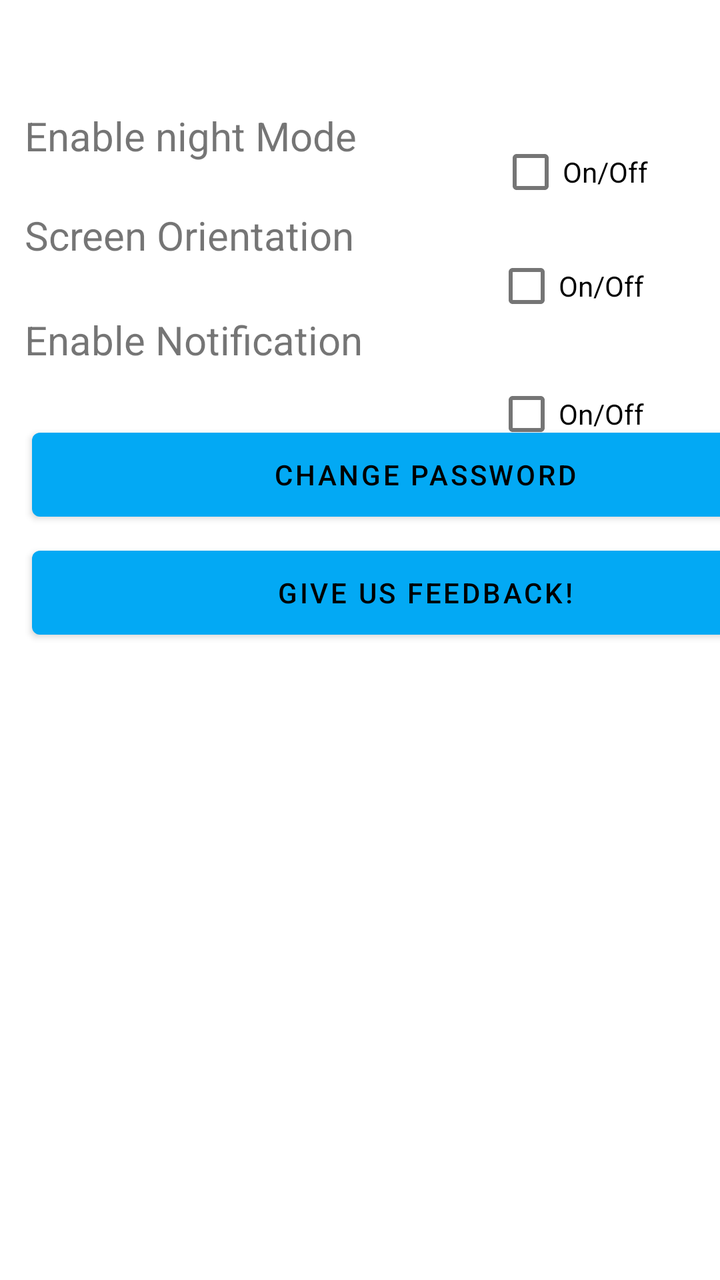
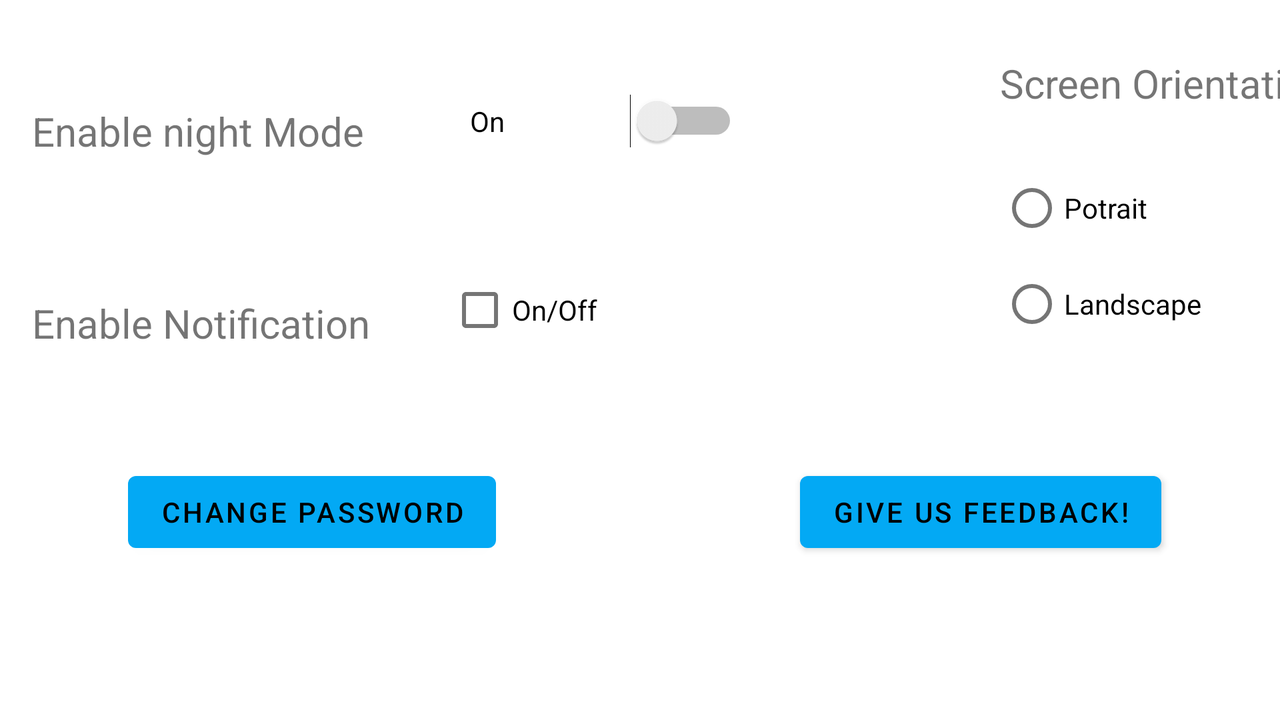

An Android layout and its configuration variant, each rendered on a device that would load it. The default file and the variant file are quoted in full after the pictures.
<!-- AndroidManifest.xml: application theme Theme.SmartParking -->
<!-- res/layout/fragment_settings.xml -->
<?xml version="1.0" encoding="utf-8"?>
<androidx.constraintlayout.widget.ConstraintLayout xmlns:android="http://schemas.android.com/apk/res/android"
    xmlns:app="http://schemas.android.com/apk/res-auto"
    xmlns:tools="http://schemas.android.com/tools"
    android:id="@+id/setting"
    android:layout_width="match_parent"
    android:layout_height="match_parent"
    tools:context=".FragmentSettings">

    

    <TextView
        android:id="@+id/textView33"
        android:layout_width="195dp"
        android:layout_height="50dp"
        android:text="Enable night Mode"
        android:textSize="20sp"
        app:layout_constraintBottom_toBottomOf="parent"
        app:layout_constraintEnd_toEndOf="parent"
        app:layout_constraintHorizontal_bias="0.074"
        app:layout_constraintStart_toStartOf="parent"
        app:layout_constraintTop_toTopOf="parent"
        app:layout_constraintVertical_bias="0.092" />

    <CheckBox
        android:id="@+id/night_mode_switch"
        android:layout_width="175dp"
        android:layout_height="46dp"
        android:layout_marginStart="42dp"
        android:layout_marginTop="63dp"
        android:text="On/Off"
        app:layout_constraintStart_toEndOf="@+id/textView33"
        app:layout_constraintTop_toTopOf="parent" />

    <TextView
        android:id="@+id/orientation_title"
        android:layout_width="195dp"
        android:layout_height="50dp"
        android:text="Screen Orientation"
        android:textSize="20sp"
        app:layout_constraintBottom_toBottomOf="parent"
        app:layout_constraintEnd_toEndOf="parent"
        app:layout_constraintHorizontal_bias="0.074"
        app:layout_constraintStart_toStartOf="parent"
        app:layout_constraintTop_toTopOf="parent"
        app:layout_constraintVertical_bias="0.176" />

    <CheckBox
        android:id="@+id/orientation_switch"
        android:layout_width="175dp"
        android:layout_height="46dp"
        android:layout_marginStart="40dp"
        android:layout_marginTop="120dp"
        android:text="On/Off"
        app:layout_constraintStart_toEndOf="@+id/orientation_title"
        app:layout_constraintTop_toTopOf="parent" />

    <TextView
        android:id="@+id/notification_title"
        android:layout_width="195dp"
        android:layout_height="50dp"
        android:text="Enable Notification"
        android:textSize="20sp"
        app:layout_constraintBottom_toBottomOf="parent"
        app:layout_constraintEnd_toEndOf="parent"
        app:layout_constraintHorizontal_bias="0.074"
        app:layout_constraintStart_toStartOf="parent"
        app:layout_constraintTop_toTopOf="parent"
        app:layout_constraintVertical_bias="0.265" />

    <CheckBox
        android:id="@+id/notification_switch"
        android:layout_width="175dp"
        android:layout_height="46dp"
        android:layout_marginStart="40dp"
        android:layout_marginTop="184dp"
        android:text="On/Off"
        app:layout_constraintStart_toEndOf="@+id/notification_title"
        app:layout_constraintTop_toTopOf="parent" />

    <Button
        android:id="@+id/settings_change_password_button"
        android:layout_width="393dp"
        android:layout_height="54dp"
        android:layout_marginStart="16dp"
        android:layout_marginTop="4dp"
        android:text="Change Password"
        app:layout_constraintStart_toStartOf="parent"
        app:layout_constraintTop_toBottomOf="@+id/notification_title" />

    <Button
        android:id="@+id/give_feedback_button"
        android:layout_width="393dp"
        android:layout_height="54dp"
        android:layout_marginStart="16dp"
        android:layout_marginTop="5dp"
        android:text="Give us Feedback!"
        app:layout_constraintStart_toStartOf="parent"
        app:layout_constraintTop_toBottomOf="@+id/settings_change_password_button" />
</androidx.constraintlayout.widget.ConstraintLayout>
<!-- resources referenced by this layout -->
<resources>
  <style name="Theme.SmartParking" parent="Theme.MaterialComponents.DayNight.DarkActionBar">
          
          <item name="colorPrimary">#03A9F4</item>
          <item name="colorPrimaryVariant">@color/purple_700</item>
          <item name="colorOnPrimary">@color/black</item>
          
          <item name="colorSecondary">@color/teal_200</item>
          <item name="colorSecondaryVariant">@color/teal_700</item>
          <item name="colorOnSecondary">@color/black</item>
          
          <item name="android:statusBarColor">?attr/colorPrimary</item>
          
      </style>
</resources>
<!-- res/layout-land/fragment_settings.xml (the repository's variant of the layout above) -->
<!-- drawn on the phone turned sideways -->
<?xml version="1.0" encoding="utf-8"?>
<androidx.constraintlayout.widget.ConstraintLayout xmlns:android="http://schemas.android.com/apk/res/android"
    xmlns:app="http://schemas.android.com/apk/res-auto"
    xmlns:tools="http://schemas.android.com/tools"
    android:id="@+id/setting"
    android:layout_width="match_parent"
    android:layout_height="match_parent"
    tools:context=".FragmentSettings">

    

    <TextView
        android:id="@+id/textView33"
        android:layout_width="195dp"
        android:layout_height="50dp"
        android:layout_marginStart="16dp"
        android:layout_marginTop="52dp"
        android:text="Enable night Mode"
        android:textSize="20sp"
        app:layout_constraintStart_toStartOf="parent"
        app:layout_constraintTop_toTopOf="parent" />

    <Switch
        android:id="@+id/night_mode_switch"
        android:layout_width="134dp"
        android:layout_height="41dp"
        android:layout_marginStart="235dp"
        android:layout_marginTop="40dp"
        android:text="On"
        app:layout_constraintStart_toEndOf="@+id/textView33"
        app:layout_constraintStart_toStartOf="parent"
        app:layout_constraintTop_toTopOf="parent" />

    <TextView
        android:id="@+id/orientation_title"
        android:layout_width="195dp"
        android:layout_height="50dp"
        android:layout_marginStart="500dp"
        android:layout_marginTop="28dp"
        android:text="Screen Orientation"
        android:textSize="20sp"
        app:layout_constraintStart_toStartOf="parent"
        app:layout_constraintTop_toTopOf="parent" />

    <RadioGroup
        android:id="@+id/orientation"
        android:layout_width="119dp"
        android:layout_height="106dp"
        android:layout_marginStart="500dp"
        android:layout_marginTop="80dp"
        android:orientation="vertical"
        app:layout_constraintStart_toStartOf="parent"
        app:layout_constraintTop_toTopOf="parent">

        <RadioButton
            android:id="@+id/potrait"
            android:layout_width="wrap_content"
            android:layout_height="wrap_content"
            android:text="Potrait" />

        <RadioButton
            android:id="@+id/landscape"
            android:layout_width="wrap_content"
            android:layout_height="wrap_content"
            android:text="Landscape" />
    </RadioGroup>

    <TextView
        android:id="@+id/notification_title"
        android:layout_width="195dp"
        android:layout_height="50dp"
        android:layout_marginStart="16dp"
        android:layout_marginTop="148dp"
        android:text="Enable Notification"
        android:textSize="20sp"
        app:layout_constraintStart_toStartOf="parent"
        app:layout_constraintTop_toTopOf="parent" />

    <CheckBox
        android:id="@+id/notification_switch"
        android:layout_width="129dp"
        android:layout_height="46dp"
        android:layout_marginStart="224dp"
        android:layout_marginTop="132dp"
        android:text="On/Off"
        app:layout_constraintStart_toStartOf="parent"
        app:layout_constraintTop_toTopOf="parent" />

    <Button
        android:id="@+id/settings_change_password_button"
        android:layout_width="wrap_content"
        android:layout_height="wrap_content"
        android:layout_marginStart="64dp"
        android:layout_marginTop="232dp"
        android:text="Change Password"
        app:layout_constraintStart_toStartOf="parent"
        app:layout_constraintTop_toTopOf="parent" />

    <Button
        android:id="@+id/give_feedback_button"
        android:layout_width="wrap_content"
        android:layout_height="wrap_content"
        android:layout_marginStart="400dp"
        android:layout_marginTop="232dp"
        android:text="Give us Feedback!"
        app:layout_constraintStart_toStartOf="parent"
        app:layout_constraintTop_toTopOf="parent" />
</androidx.constraintlayout.widget.ConstraintLayout>
